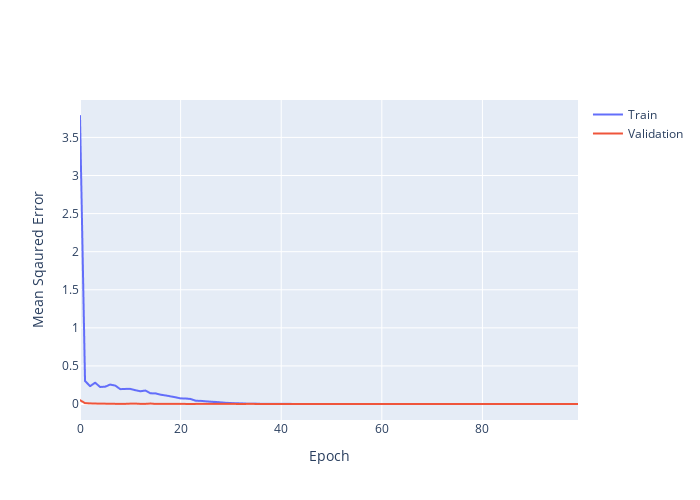

The cell this chart's notebook holds for it:
### Code cell
##########################################################################
#                  PLOTTING CITY DNN MODEL PERFORMANCE
##########################################################################

fig = go.Figure()
fig.add_trace(go.Scattergl(y=history.history['loss'],
                    name='Train'))
fig.add_trace(go.Scattergl(y=history.history['val_loss'],
                    name='Validation'))
fig.update_layout(height=500, width=700,
                  xaxis_title='Epoch',
                  yaxis_title='Mean Sqaured Error')
fig.show()
